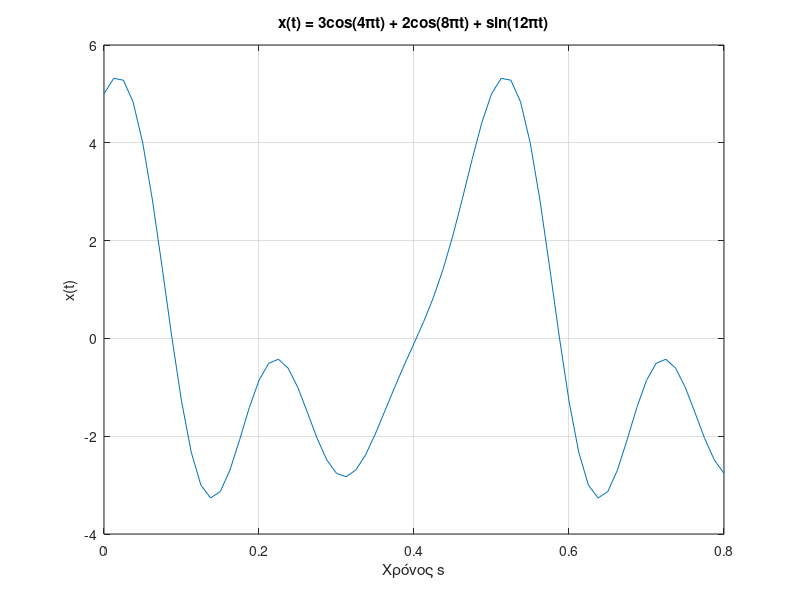
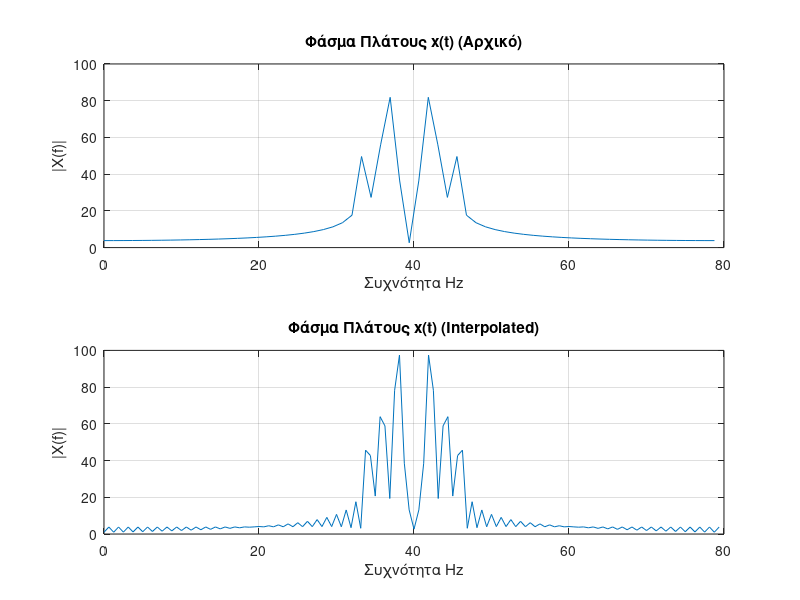

The MATLAB source for these figures, in order:
clear;
close all;

Fs = 80; % Συχνότητα δειγματοληψίας (Hz)
T = 0.8; % Διάρκεια σήματος (sec)
dt = 1/Fs; % Βήμα δειγματοληψίας
t = 0:dt:T; % Χρόνος

% Σήμα x(t)
x = 3*cos(4*pi*t) + 2*cos(8*pi*t) + sin(12*pi*t);

% Γραφική αναπαράσταση x(t)
figure;
plot(t, x);
title('x(t) = 3cos(4πt) + 2cos(8πt) + sin(12πt)');
xlabel('Χρόνος s');
ylabel('x(t)');
grid on;

% Υπολογισμός FFT και φάσματος πλάτους με αρχική ανάλυση συχνότητας
N = length(t); % Πλήθος σημείων t
X = fftshift(fft(x)); % Φάσμα πλάτους x(t)
f = (0:N-1)*(Fs/N); % Συχνότητες

% Γραφική παράσταση του φάσματος πλάτους (αρχικό)
figure
subplot(2,1,1);
plot(f, abs(X));
title('Φάσμα Πλάτους x(t) (Αρχικό)');
xlabel('Συχνότητα Hz');
ylabel('|X(f)|');
grid on;

% Υπολογισμός ανάλυσης συχνοτήτων (Αρχικό)
disp(['Ανάλυση συχνοτήτων(Αρχικό): ', num2str(Fs/N), ' Hz']);

% Αύξηση πλήθους σημείων του FFT
Nf = 2^ceil(log2(N)); % Αριθμός σημείων FFT
X_interp = fftshift(fft(x, Nf)); % Interpolated Φάσμα πλάτους x(t)
f_interp = (0:Nf-1)*(Fs/Nf); % Συχνότητες

% Γραφική παράσταση του φάσματος πλάτους με αυξημένο πλήθος σημείων
subplot(2,1,2);
plot(f_interp, abs(X_interp));
title('Φάσμα Πλάτους x(t) (Interpolated)');
xlabel('Συχνότητα Hz');
ylabel('|X(f)|');
grid on;

% Υπολογισμός ανάλυσης συχνοτήτων (Αυξημένο Πλήθος Σημείων)
disp(['Ανάλυση συχνοτήτων(Interpolated): ', num2str(Fs/Nf), ' Hz']);
